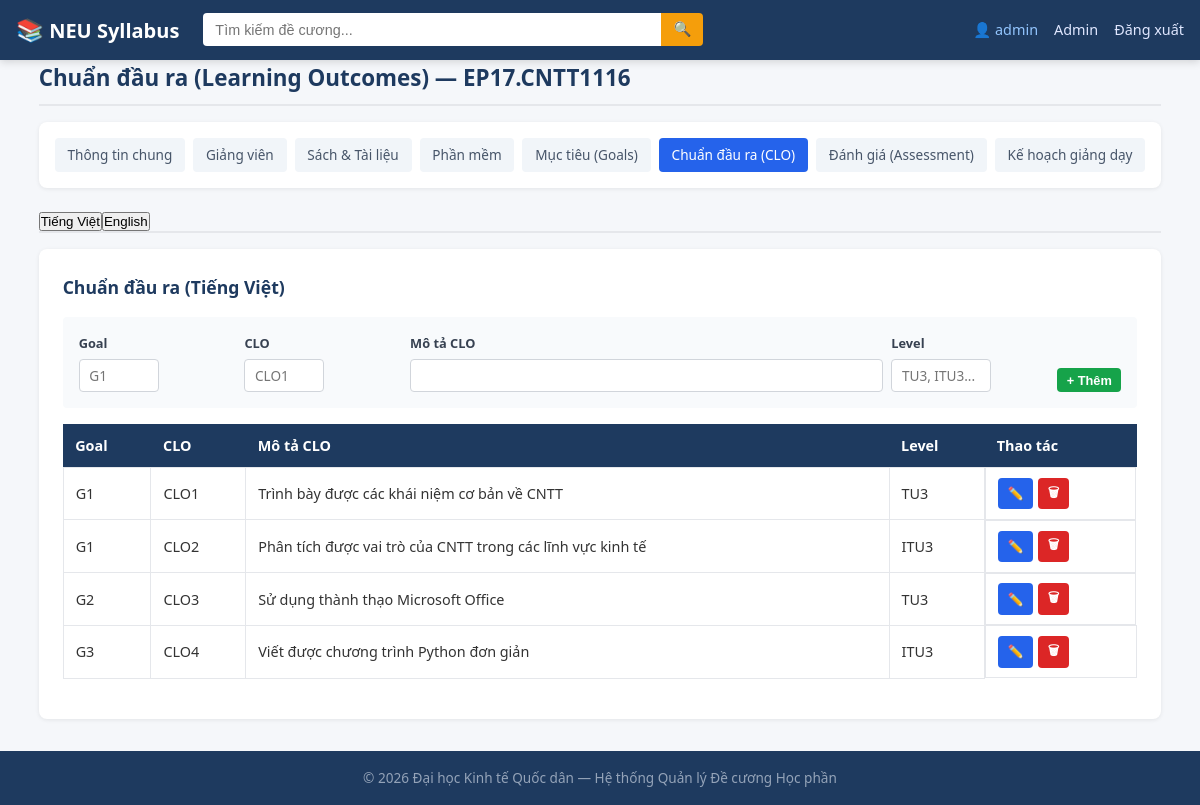
/admin/syllabus/1/outcomes (signed in), run on the app's committed database.
### tables this page shows
CREATE TABLE syllabi (
    id INTEGER PRIMARY KEY AUTOINCREMENT,
    course_code TEXT UNIQUE NOT NULL,
    course_title_vi TEXT,
    course_title_en TEXT,
    credits INTEGER DEFAULT 0,
    contact_hours INTEGER DEFAULT 0,
    self_study_hours INTEGER DEFAULT 0,
    training_program TEXT,
    decision_date TEXT,
    decision_number TEXT,
    prerequisite_courses_vi TEXT,
    prerequisite_courses_en TEXT,
    num_prerequisite_courses TEXT DEFAULT 'None',
    description_vi TEXT,
    description_en TEXT,
    clo_assessment_vi TEXT,
    clo_assessment_en TEXT,
    course_requirements_vi TEXT,
    course_requirements_en TEXT,
    adjustment_time TEXT,
    created_at TIMESTAMP DEFAULT CURRENT_TIMESTAMP,
    updated_at TIMESTAMP DEFAULT CURRENT_TIMESTAMP
);

CREATE TABLE learning_outcomes (
    id INTEGER PRIMARY KEY AUTOINCREMENT,
    syllabus_id INTEGER NOT NULL,
    language TEXT NOT NULL DEFAULT 'VI',
    goal TEXT,
    clo_code TEXT NOT NULL,
    clo_description TEXT,
    level TEXT,
    FOREIGN KEY (syllabus_id) REFERENCES syllabi(id) ON DELETE CASCADE
);

### app.py (the view, shortened to what this page needs)
@app.route('/admin/syllabus/<int:syllabus_id>/outcomes', methods=['GET', 'POST'])
@admin_required
def admin_outcomes(syllabus_id):
    syllabus = models.get_syllabus_by_id(syllabus_id)
    if not syllabus:
        flash('Không tìm thấy đề cương.', 'danger')
        return redirect(url_for('admin_dashboard'))
    items_vi = models.get_sub_items('learning_outcomes', syllabus_id, 'VI', 'clo_code')
    items_en = models.get_sub_items('learning_outcomes', syllabus_id, 'EN', 'clo_code')
    return render_template('admin/outcomes.html',
                           syllabus=syllabus, items_vi=items_vi, items_en=items_en)

### app.py (called while the page is built)
def admin_required(view):
    @functools.wraps(view)
    def wrapped(**kwargs):
        if 'user_id' not in session:
            flash('Vui lòng đăng nhập để tiếp tục.', 'warning')
            return redirect(url_for('login'))
        if session.get('role') != 'admin':
            flash('Bạn không có quyền truy cập trang này.', 'danger')
            return redirect(url_for('index'))
        return view(**kwargs)
    return wrapped

### models.py (called while the page is built)
def get_db():
    conn = sqlite3.connect(config.DATABASE)
    conn.row_factory = sqlite3.Row
    conn.execute("PRAGMA foreign_keys = ON")
    return conn

def get_syllabus_by_id(syllabus_id):
    db = get_db()
    row = db.execute("SELECT * FROM syllabi WHERE id = ?", (syllabus_id,)).fetchone()
    db.close()
    return row

def get_sub_items(table, syllabus_id, language=None, order_by=None):
    db = get_db()
    allowed_tables = {
        'syllabus_instructors', 'syllabus_books', 'syllabus_software',
        'course_goals', 'learning_outcomes', 'course_assessments', 'teaching_plans'
    }
    if table not in allowed_tables:
        db.close()
        return []
    sql = f"SELECT * FROM {table} WHERE syllabus_id = ?"
    params = [syllabus_id]
    if language:
        sql += " AND language = ?"
        params.append(language)
    if order_by:
        allowed_order = {'week', 'order_num', 'goal_code', 'clo_code', 'id'}
        if order_by in allowed_order:
            sql += f" ORDER BY {order_by}"
    else:
        sql += " ORDER BY id"
    rows = db.execute(sql, params).fetchall()
    db.close()
    return rows

### templates/admin/outcomes.html (shortened to what this page needs)
{% set page_title = "Chuẩn đầu ra (Learning Outcomes)" %}
{% set active_tab = "outcomes" %}
{% extends 'admin/sub_base.html' %}
{% block admin_content %}
<div class="tab-content active" data-lang="vi">
    <div class="admin-panel">
        <h3>Chuẩn đầu ra (Tiếng Việt)</h3>
        <form method="post" class="inline-form">
            <div class="form-group">
                <label>Goal</label>
                <input type="text" name="goal" placeholder="G1" required style="width:80px">
            </div>
            <div class="form-group">
                <label>CLO</label>
                <input type="text" name="clo_code" placeholder="CLO1" required style="width:80px">
            </div>
            <div class="form-group" style="flex:3">
                <label>Mô tả CLO</label>
                <input type="text" name="clo_description" required>
            </div>
            <div class="form-group">
                <label>Level</label>
                <input type="text" name="level" placeholder="TU3, ITU3..." style="width:100px">
            </div>
            <button type="submit" class="btn btn-success btn-sm">+ Thêm</button>
        </form>
        {% if items_vi %}
        <table class="data-table">
            <thead><tr><th>Goal</th><th>CLO</th><th>Mô tả CLO</th><th>Level</th><th>Thao tác</th></tr></thead>
            <tbody>
            {% for item in items_vi %}
            <tr>
                <td>{{ item['goal'] }}</td>
                <td>{{ item['clo_code'] }}</td>
                <td>{{ item['clo_description'] }}</td>
                <td>{{ item['level'] }}</td>
                <td class="action-btns">
                    <button class="btn btn-primary btn-sm" onclick="toggleEditRow({{ item['id'] }})">✏️</button>
                    <form method="post" style="display:inline" onsubmit="return confirmDelete(this);">
                        <button type="submit" class="btn btn-danger btn-sm">🗑</button>
                    </form>
                </td>
            </tr>
            {% endfor %}
            </tbody>
        </table>
        {% else %}
        <p class="empty-note">Chưa có chuẩn đầu ra nào.</p>
        {% endif %}
    </div>
</div>
{% endblock %}

### templates/admin/sub_base.html
{% extends 'base.html' %}
{% block content %}
<section class="section">
    <h2>{{ page_title }} — {{ syllabus['course_code'] }}</h2>
    <div class="sub-nav">
        <a href="{{ url_for('admin_syllabus_edit', syllabus_id=syllabus['id']) }}" {% if active_tab == 'general' %}class="active"{% endif %}>Thông tin chung</a>
        <a href="{{ url_for('admin_instructors', syllabus_id=syllabus['id']) }}" {% if active_tab == 'instructors' %}class="active"{% endif %}>Giảng viên</a>
        <a href="{{ url_for('admin_books', syllabus_id=syllabus['id']) }}" {% if active_tab == 'books' %}class="active"{% endif %}>Sách & Tài liệu</a>
        <a href="{{ url_for('admin_software', syllabus_id=syllabus['id']) }}" {% if active_tab == 'software' %}class="active"{% endif %}>Phần mềm</a>
        <a href="{{ url_for('admin_goals', syllabus_id=syllabus['id']) }}" {% if active_tab == 'goals' %}class="active"{% endif %}>Mục tiêu (Goals)</a>
        <a href="{{ url_for('admin_outcomes', syllabus_id=syllabus['id']) }}" {% if active_tab == 'outcomes' %}class="active"{% endif %}>Chuẩn đầu ra (CLO)</a>
        <a href="{{ url_for('admin_assessments', syllabus_id=syllabus['id']) }}" {% if active_tab == 'assessments' %}class="active"{% endif %}>Đánh giá (Assessment)</a>
        <a href="{{ url_for('admin_teaching_plan', syllabus_id=syllabus['id']) }}" {% if active_tab == 'teaching_plan' %}class="active"{% endif %}>Kế hoạch giảng dạy</a>
    </div>
    <div class="lang-tabs" style="margin-bottom:1rem;">
        <button type="button" class="admin-lang-tab active" data-lang="vi" onclick="switchAdminTab('vi')">Tiếng Việt</button>
        <button type="button" class="admin-lang-tab" data-lang="en" onclick="switchAdminTab('en')">English</button>
    </div>
    {% block admin_content %}{% endblock %}
</section>
{% endblock %}

### templates/base.html (shortened to what this page needs)
<!DOCTYPE html>
<html lang="vi">
<head>
    <link rel="stylesheet" href="{{ url_for('static', filename='css/style.css') }}">
</head>
<body>
    <nav class="navbar">
        <div class="container nav-content">
            <a href="{{ url_for('index') }}" class="nav-brand">
                <span class="brand-icon">📚</span> NEU Syllabus
            </a>
            <form class="nav-search" action="{{ url_for('search') }}" method="get">
                <input type="text" name="q" placeholder="Tìm kiếm đề cương..." value="{{ request.args.get('q', '') }}" autocomplete="off" id="searchInput">
                <button type="submit">🔍</button>
            </form>
            <div class="nav-links">
                {% if session.get('user_id') %}
                    <span class="nav-user">👤 {{ session.get('username') }}</span>
                    {% if session.get('role') == 'admin' %}
                        <a href="{{ url_for('admin_dashboard') }}">Admin</a>
                    {% endif %}
                    <a href="{{ url_for('logout') }}">Đăng xuất</a>
                {% else %}
                    <a href="{{ url_for('login') }}">Đăng nhập</a>
                    <a href="{{ url_for('register') }}">Đăng ký</a>
                {% endif %}
            </div>
        </div>
    </nav>
    <main class="container">
        {% block content %}{% endblock %}
    </main>
    <footer class="footer">
        <div class="container">
            <p>© 2026 Đại học Kinh tế Quốc dân — Hệ thống Quản lý Đề cương Học phần</p>
        </div>
    </footer>
</body>
</html>

### static/css/style.css (style rules this page uses)
*, *::before, *::after { box-sizing: border-box; margin: 0; padding: 0; }
html { font-size: 16px; scroll-behavior: smooth; }
body { font-family: 'Segoe UI', Tahoma, Geneva, Verdana, sans-serif; line-height: 1.6; color: #333; background: #f5f7fa; min-height: 100vh; display: flex; flex-direction: column; }
a { color: #2563eb; text-decoration: none; }
.container { max-width: 1200px; margin: 0 auto; padding: 0 1rem; }
.navbar { background: #1e3a5f; color: white; padding: 0.75rem 0; position: sticky; top: 0; z-index: 100; box-shadow: 0 2px 8px rgba(0,0,0,0.15); }
.nav-content { display: flex; align-items: center; gap: 1.5rem; flex-wrap: wrap; }
.nav-brand { color: white; font-size: 1.25rem; font-weight: 700; white-space: nowrap; }
.brand-icon { font-size: 1.4rem; }
.nav-search { flex: 1; max-width: 500px; display: flex; position: relative; }
.nav-search input { flex: 1; padding: 0.5rem 0.75rem; border: none; border-radius: 4px 0 0 4px; font-size: 0.9rem; outline: none; }
.nav-search button { padding: 0.5rem 0.75rem; border: none; background: #f59e0b; color: white; border-radius: 0 4px 4px 0; cursor: pointer; font-size: 0.9rem; }
.nav-links { display: flex; gap: 1rem; margin-left: auto; }
.nav-links a { color: #e0e7ff; font-size: 0.9rem; }
.section { margin-bottom: 2rem; }
.section h2 { font-size: 1.4rem; color: #1e3a5f; margin-bottom: 1rem; padding-bottom: 0.5rem; border-bottom: 2px solid #e5e7eb; }
.data-table { width: 100%; border-collapse: collapse; margin-bottom: 1rem; }
.data-table th { background: #1e3a5f; color: white; padding: 0.6rem 0.75rem; font-weight: 600; text-align: left; font-size: 0.9rem; }
.data-table td { padding: 0.6rem 0.75rem; border: 1px solid #e5e7eb; font-size: 0.9rem; }
.lang-tabs { display: flex; gap: 0; margin-bottom: 1.5rem; border-bottom: 2px solid #e5e7eb; }
.btn { display: inline-block; padding: 0.5rem 1rem; border: none; border-radius: 4px; font-size: 0.9rem; font-weight: 600; cursor: pointer; text-align: center; transition: background 0.2s; }
.btn-primary { background: #2563eb; color: white; }
.btn-success { background: #16a34a; color: white; }
.btn-danger { background: #dc2626; color: white; }
.btn-sm { padding: 0.3rem 0.6rem; font-size: 0.8rem; }
.form-group { margin-bottom: 1rem; }
.form-group label { display: block; font-weight: 600; color: #374151; margin-bottom: 0.3rem; font-size: 0.9rem; }
.form-group input, .form-group select, .form-group textarea { width: 100%; padding: 0.5rem 0.75rem; border: 1px solid #d1d5db; border-radius: 4px; font-size: 0.9rem; font-family: inherit; outline: none; transition: border-color 0.2s; }
.nav-user { color: #93c5fd; font-size: 0.9rem; white-space: nowrap; }
.action-btns { display: flex; gap: 0.3rem; flex-wrap: wrap; }
.sub-nav { display: flex; flex-wrap: wrap; gap: 0.5rem; margin-bottom: 1.5rem; padding: 1rem; background: white; border-radius: 8px; box-shadow: 0 1px 4px rgba(0,0,0,0.08); }
.sub-nav a { padding: 0.4rem 0.8rem; background: #f1f5f9; border-radius: 4px; font-size: 0.85rem; color: #475569; font-weight: 500; }
.sub-nav a.active { background: #2563eb; color: white; }
.admin-panel { background: white; padding: 1.5rem; border-radius: 8px; box-shadow: 0 1px 4px rgba(0,0,0,0.08); margin-bottom: 1.5rem; }
.admin-panel h3 { color: #1e3a5f; margin-bottom: 1rem; font-size: 1.1rem; }
.tab-content { display: none; }
.tab-content.active { display: block; }
.inline-form { display: flex; gap: 0.5rem; flex-wrap: wrap; align-items: end; padding: 1rem; background: #f8fafc; border-radius: 4px; margin-bottom: 1rem; }
.inline-form .form-group { margin-bottom: 0; flex: 1; min-width: 150px; }
.inline-form .form-group label { font-size: 0.8rem; }
.inline-form .form-group input, .inline-form .form-group select, .inline-form .form-group textarea { font-size: 0.85rem; padding: 0.4rem 0.6rem; }
.footer { background: #1e3a5f; color: #94a3b8; text-align: center; padding: 1rem; margin-top: auto; font-size: 0.85rem; }

### data on the page
syllabi: course_code "EP17.CNTT1116"
learning_outcomes: goal "G1", clo_code "CLO1", clo_description "Trình bày được các khái niệm cơ bản về CNTT", level "TU3"
learning_outcomes: goal "G1", clo_code "CLO2", clo_description "Phân tích được vai trò của CNTT trong các lĩnh vực kinh tế", level "ITU3"
learning_outcomes: goal "G2", clo_code "CLO3", clo_description "Sử dụng thành thạo Microsoft Office", level "TU3"
learning_outcomes: goal "G3", clo_code "CLO4", clo_description "Viết được chương trình Python đơn giản", level "ITU3"

### other printed values
{{ session.get('username') }} "admin"
{{ page_title }} "Chuẩn đầu ra (Learning Outcomes)"
